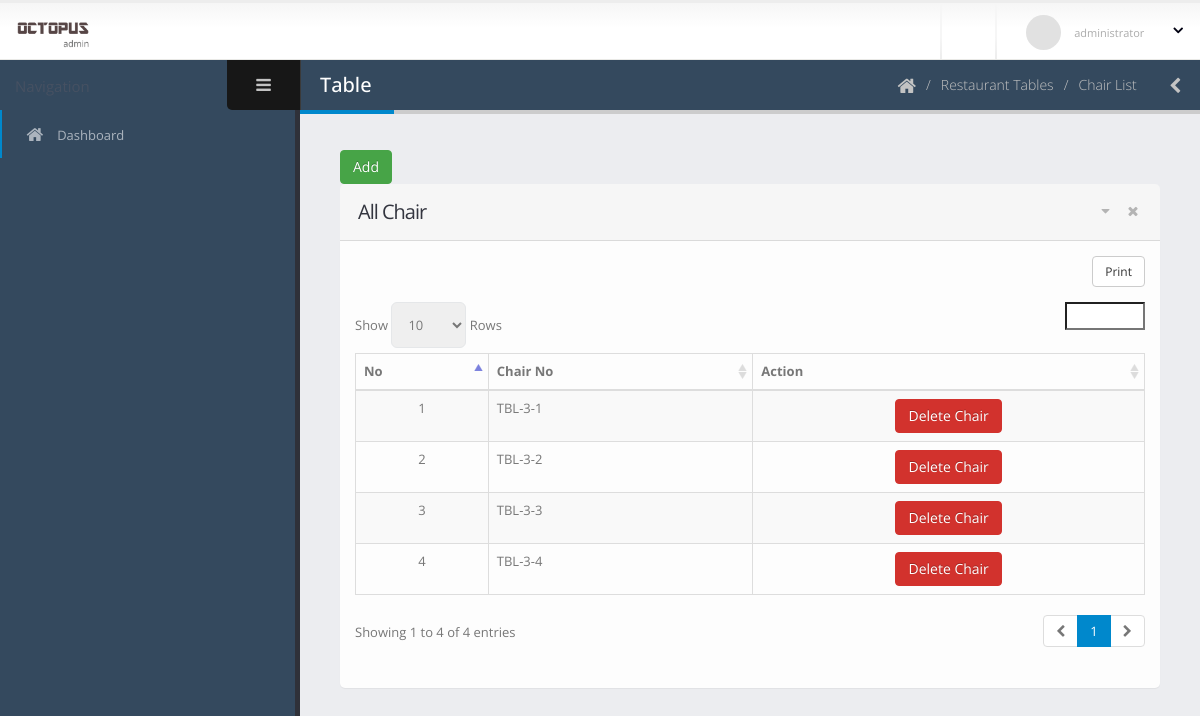
The page /dashboard/view-chair-list.php?table_id=7 (signed in) on the database its author committed.
### tables this page shows
CREATE TABLE `restaurant_chair` (
  `id` int(11) NOT NULL,
  `tbl_id` int(11) DEFAULT NULL,
  `chair_no` varchar(30) DEFAULT NULL
);

### dashboard/view-chair-list.php (the view, shortened to what this page needs)
<?php include 'template/header.php';
?>
	<body>
		<section class="body">
			<?php include 'template/top-bar.php'; ?>
			<div class="inner-wrapper">
				<?php include 'template/left-bar.php'; ?>
				<section role="main" class="content-body">
					<header class="page-header">
						<h2>Table</h2>
						<div class="right-wrapper pull-right">
							<ol class="breadcrumbs">
								<li>
									<a href="index.php">
										<i class="fa fa-home"></i>
									</a>
								</li>
								<li><span>Restaurant Tables</span></li>
								<li><span>Chair List</span></li>
							</ol>
							<a class="sidebar-right-toggle" data-open="sidebar-right"><i class="fa fa-chevron-left"></i></a>
						</div>
					</header>
						<section class="panel">
							<a href="#exampleModal" class="btn btn-success"  data-toggle="modal" >Add</a>
							<header class="panel-heading">
								<div class="panel-actions">
									<a href="#" class="fa fa-caret-down"></a>
									<a href="#" class="fa fa-times"></a>
								</div>
								<h2 class="panel-title">All Chair</h2>
							</header>
							<div class="panel-body">
								<table class="table table-bordered table-striped mb-none" id="datatable-tabletools" data-swf-path="assets/vendor/jquery-datatables/extras/TableTools/swf/copy_csv_xls_pdf.swf">
									<thead>
										<tr>
											<th>No</th>
											<th>Chair No</th>
											<th class="hidden-phone">Action</th>
										</tr>
									</thead>
									<tbody>
										<?php
										$count = 1;
										$con = connect();
										$tbl_id = $_GET['table_id'];
										$sql = "SELECT * FROM `restaurant_chair` WHERE tbl_id = '$tbl_id' ;";
										$result = $con->query($sql);
										foreach ($result as $r) {
										?>
										<tr class="gradeX">
											<td class="center hidden-phone"><?php echo $count; ?></td>
											<td><?php echo $r['chair_no']; ?></td>
											<td class="center hidden-phone">
												<a href="delete-chair.php?chair_id=<?php echo $r['id'];?>&tbl_id=<?php echo $tbl_id;?>" class="btn btn-danger"  onclick="if (!Done()) return false; ">Delete Chair</a>
											</td>
										</tr>
										<?php $count++; } ?>
									</tbody>
								</table>
							</div>
						</section>
				</section>
			</div>
		</section>
	</body>
</html>

### dashboard/assets/stylesheets/skins/default.css (style rules this page uses)
a, .btn-link { color: #0088cc; }
body .btn-success { color: #ffffff; text-shadow: 0 -1px 0 rgba(0, 0, 0, 0.25); background-color: #47a447; border-color: #47a447; }
body .btn-danger { color: #ffffff; text-shadow: 0 -1px 0 rgba(0, 0, 0, 0.25); background-color: #d2322d; border-color: #d2322d; }
.page-header h2 { border-bottom-color: #0088cc; }

### rows shown on the page
restaurant_chair: chair_no "TBL-3-1"
restaurant_chair: chair_no "TBL-3-2"
restaurant_chair: chair_no "TBL-3-3"
restaurant_chair: chair_no "TBL-3-4"
